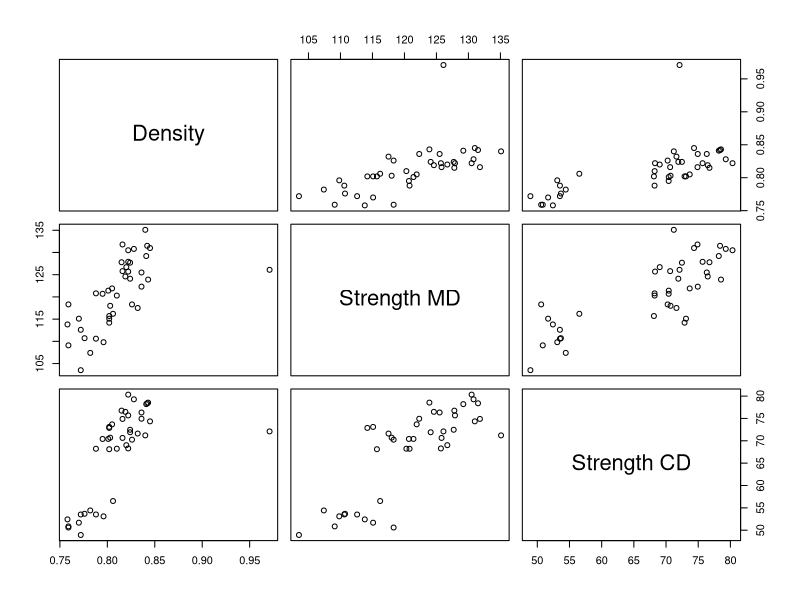
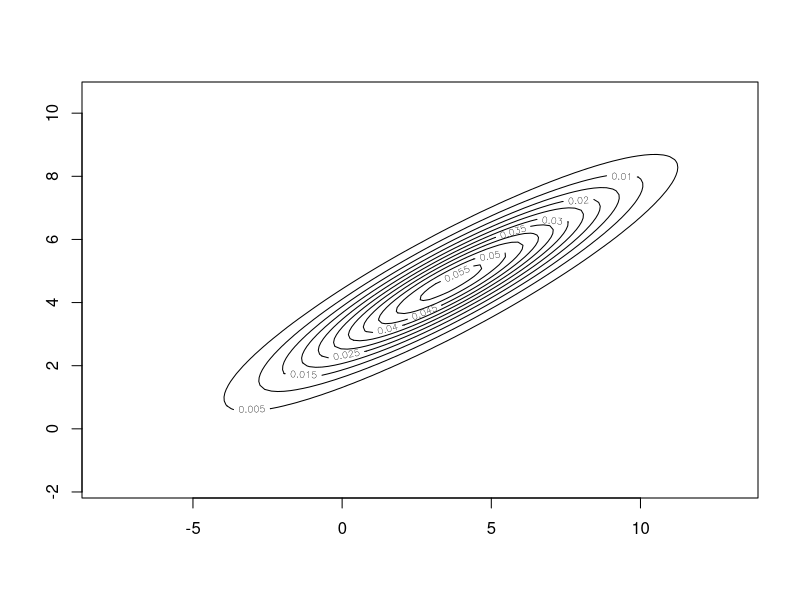
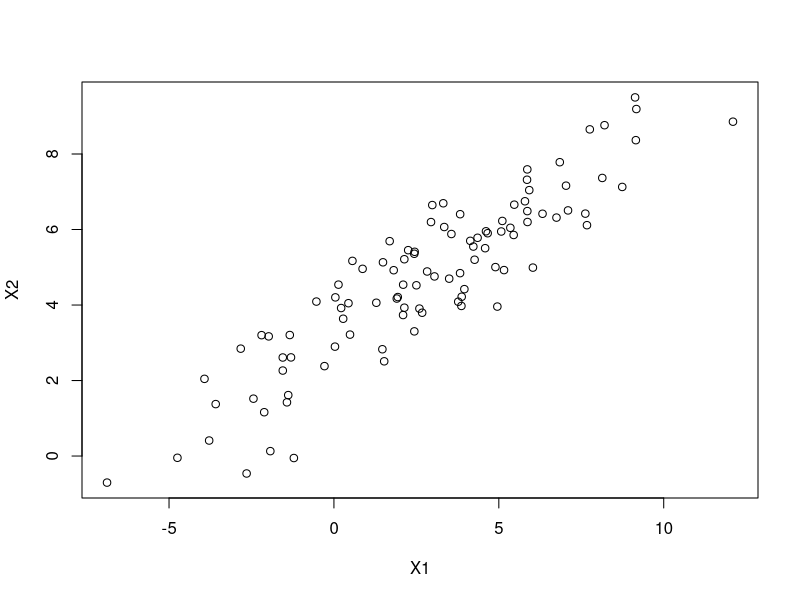
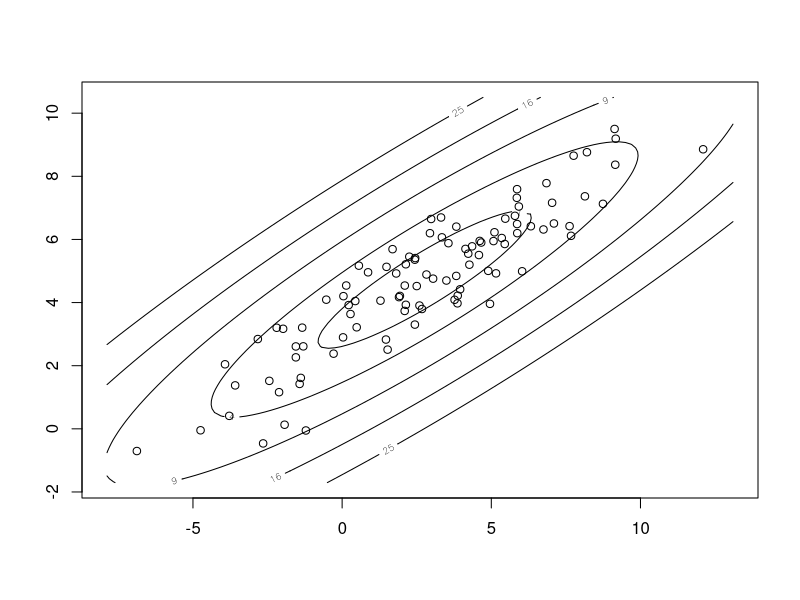

These figures' R source, in order:
## ---- chunk 1
knitr::opts_chunk$set(echo = TRUE)
library(readr)
data <- read_delim("T1-2.txt", delim="  ", col_names=FALSE)
colnames(data) <- c("","Density", "Strength MD", "Strength CD")
## ---- chunk 2
var_summary <- function(data) {
    s <- summary(data)
    var_data <- sapply(data, var, na.rm = TRUE)
    r <- rbind(s, Variance = var_data)
    return(r)
}
var_summary(data)
## ---- chunk 3
pairs(data[, 2:4])
## ---- chunk 4
outlier <- data[data$Density == max(data$Density), ]
outlier
## ---- chunk 5
library(mvtnorm)
library(MASS)
mu <- c(3, 5)
sigma1 <- sqrt(10)
sigma2 <- sqrt(4)
rho <- 0.9
cov_12 <- rho * sigma1 * sigma2
Sigma <- matrix(c(10, cov_12, cov_12, 4), ncol=2)
samples <- mvrnorm(n = 100, mu = mu, Sigma = Sigma)
x <- seq(min(samples[,1]) - 1, max(samples[,1]) + 1, length=100)
y <- seq(min(samples[,2]) - 1, max(samples[,2]) + 1, length=100)
z <- matrix(0, ncol=length(x), nrow=length(y))
for (i in 1:length(x)) {
  for (j in 1:length(y)) {
    z[j,i] <- dmvnorm(c(x[i], y[j]), mean=mu, sigma=Sigma)
  }
}

contour(x, y, z)
## ---- chunk 6
plot(samples, xlab="X1", ylab="X2")
## ---- chunk 7
summary(samples)
## ---- chunk 8
sample_mean <- colMeans(samples)
sample_cov <- cov(samples)
sample_cov
## ---- chunk 9
c_values <- c(1,2,3,4,5)
x_range <- seq(min(samples[,1]) - 1, max(samples[,1]) + 1, length=100)
y_range <- seq(min(samples[,2]) - 1, max(samples[,2]) + 1, length=100)
grid <- expand.grid(x=x_range, y=y_range)
mahalanobis_grid <- apply(grid, 1, function(point) {
  mahalanobis(matrix(point, ncol=2), center=sample_mean, cov=sample_cov)
})
mahalanobis_matrix <- matrix(mahalanobis_grid, ncol=length(x_range))
contour(x_range, y_range, mahalanobis_matrix, levels=c_values^2)
points(samples)
